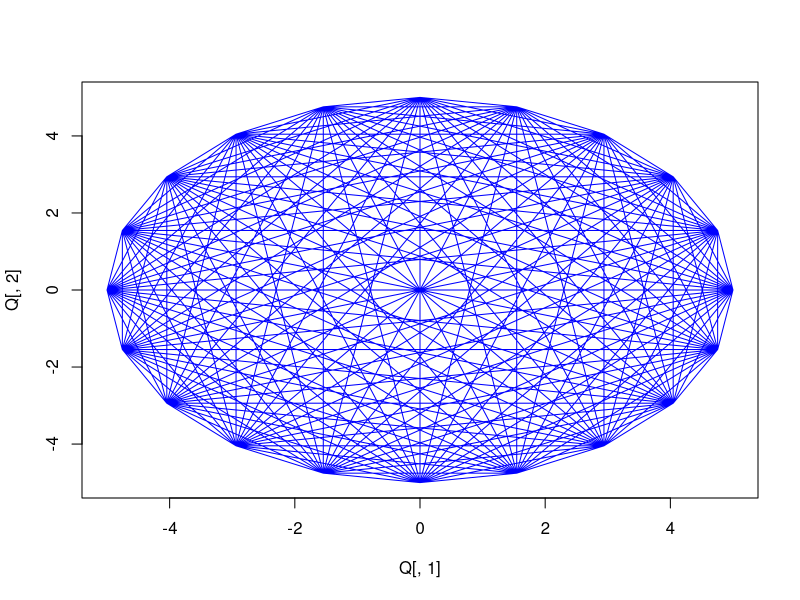

Reproduce this figure in R.




n = 20
polygon<-function(n){
  a = 5.0
  x <- numeric()
  y <- numeric()
  theta <- numeric()
  for (k in 1:n){
    theta[k] = (2.0*k*pi)/n
    x[k] = a*cos(theta[k])
    y[k] = a*sin(theta[k])
  }
  x[n+1] = x[1]
  y[n+1] = y[1]
  pol_data = cbind(x,y)
  
  return(pol_data)}

connecter<- function(n){
  A = polygon(n)
  xdata <- numeric()
  ydata <- numeric()
  x = A[,1]
  y = A[,2]
  
  r = 1
  for(k in 1:n){
        for(l in 1:n){
                   xdata[r] = x[k]
                   ydata[r] = y[k]
                   r = r+1
                   xdata[r] = x[l]
                   ydata[r] = y[l]
                   r = r+1}
                          }
  B = cbind(xdata,ydata)
  return(B)}


P = polygon(n)  
Q = connecter(n)
#jpeg("network.jpeg")
plot(Q[,1],Q[,2],type="l",col = "blue")
#dev.off()






